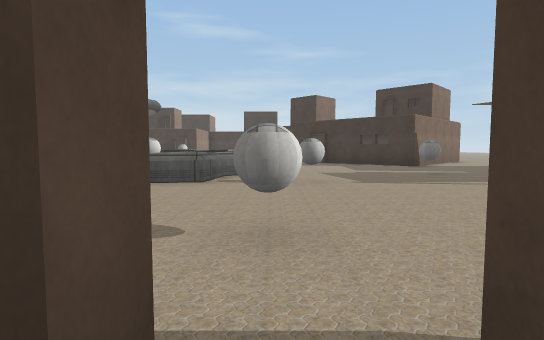
[1] (above)

22 first-person views from a walk through a scene from a Unity 3-D project. The camera is 1.3 m above the floor, tilts 4° down and sees 80° across. The floor is counted in squares, 2 m on a side. Each view is taken from the middle of a square. On the plan, view 1 faces up. The plan holds only what a view shows up to about 10 squares ahead; the rest is blank. The place goes on beyond the plan. Some animated figures are left out. Some surface patterns are stand-ins.

[2]
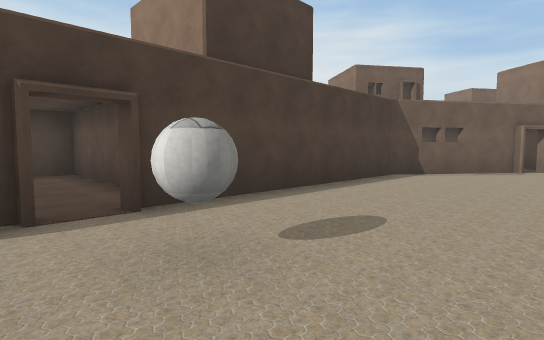

[3]
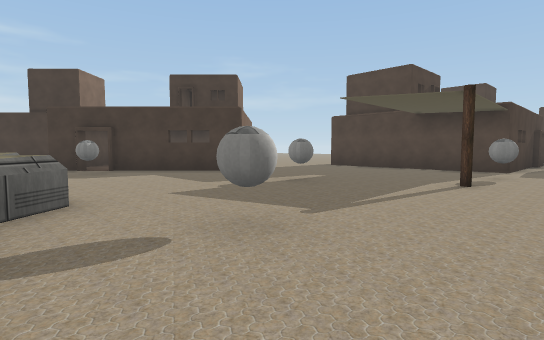

[4]
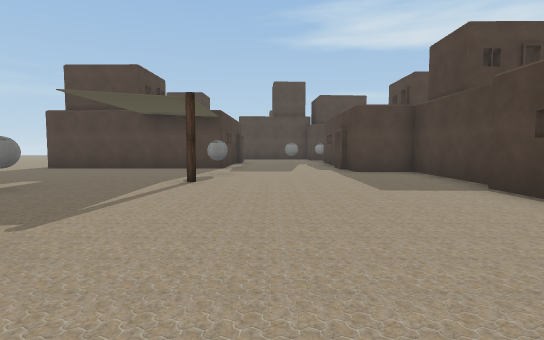

[5]
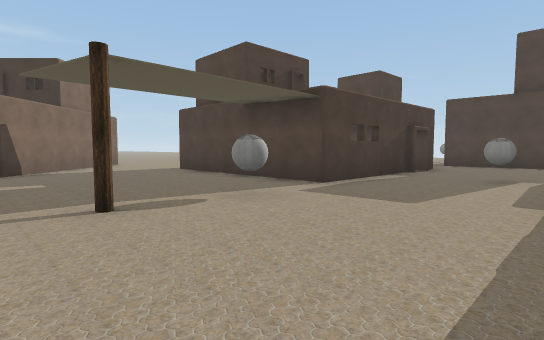

[6]
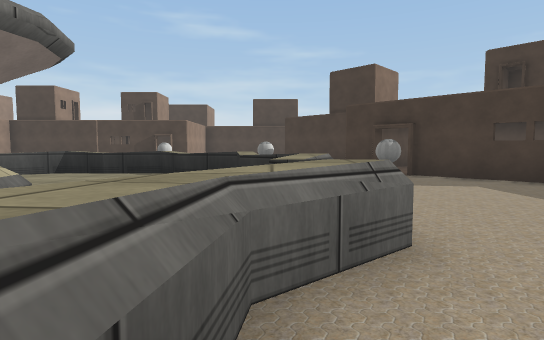

[7]
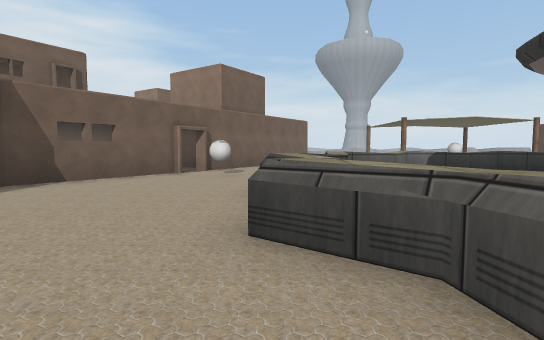

[8]
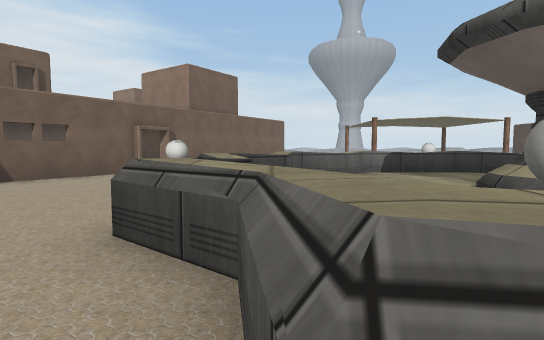

[9]
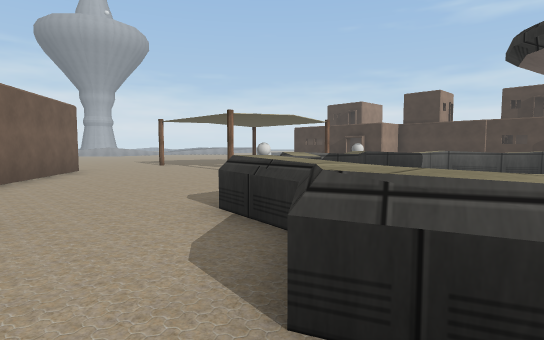

[10]
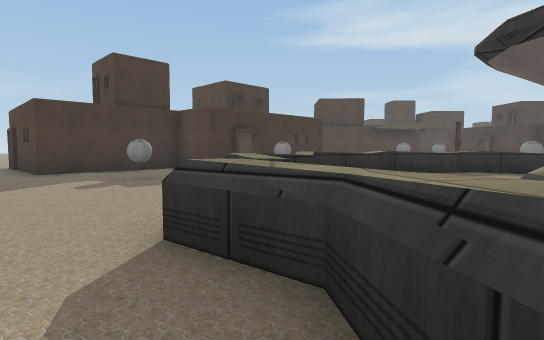

[11]
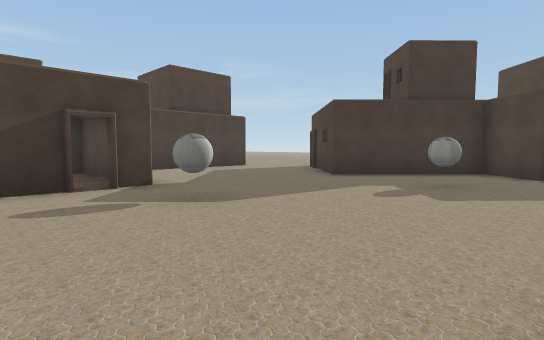

[12]
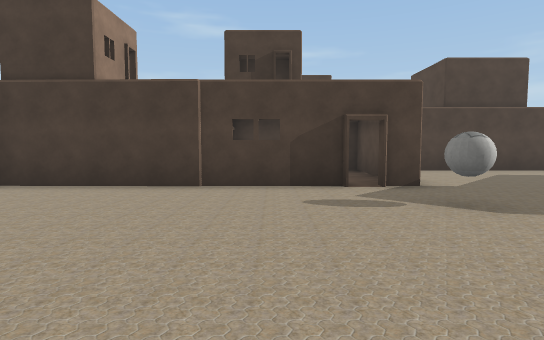

[13]
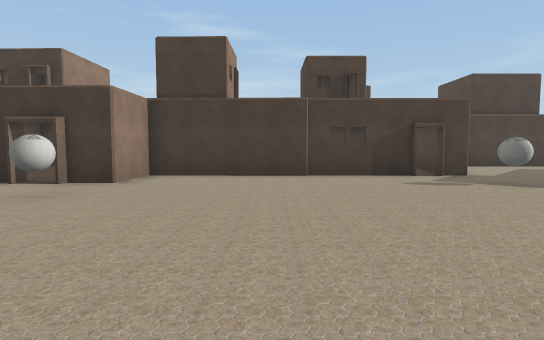

[14]
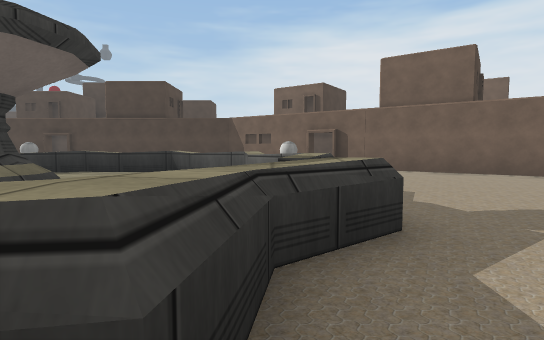

[15]
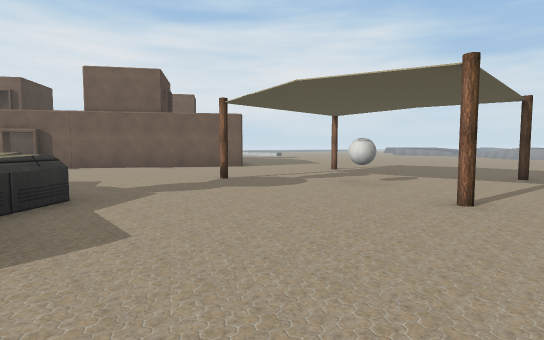

[16]
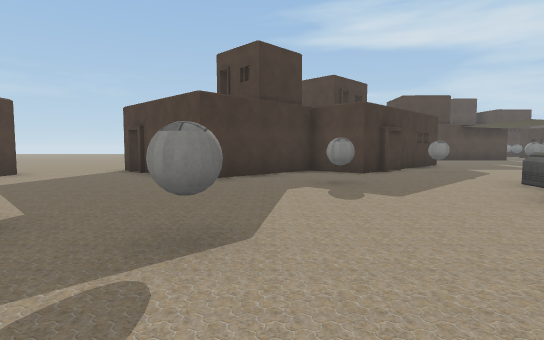

[17]
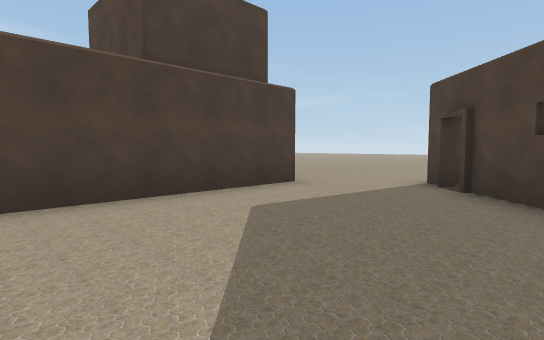

[18]
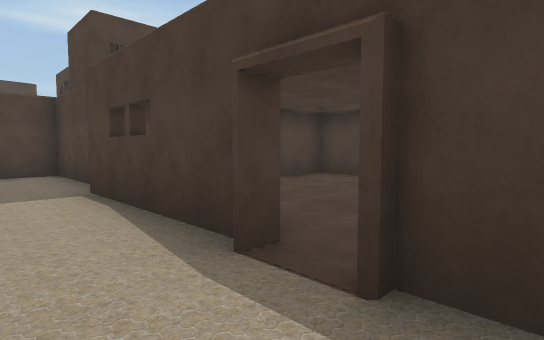

[19]
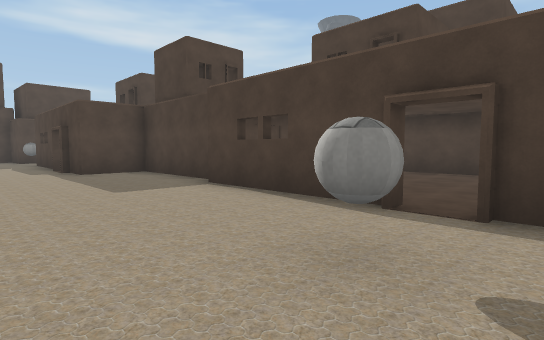

[20]
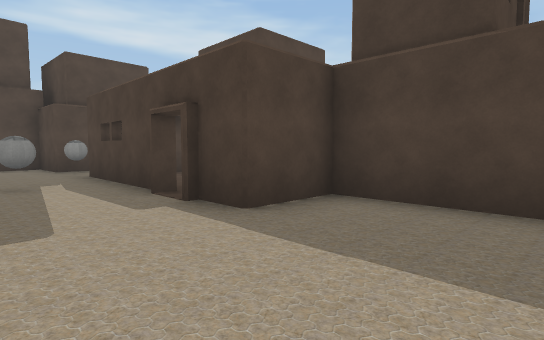

[21]
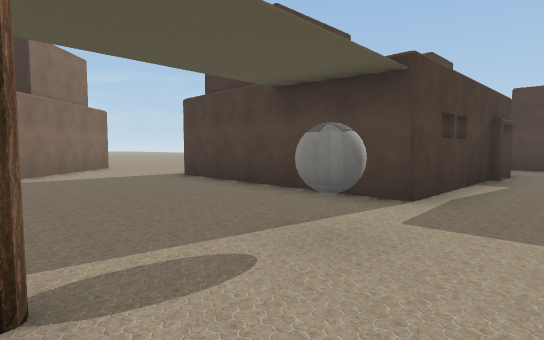

[22]
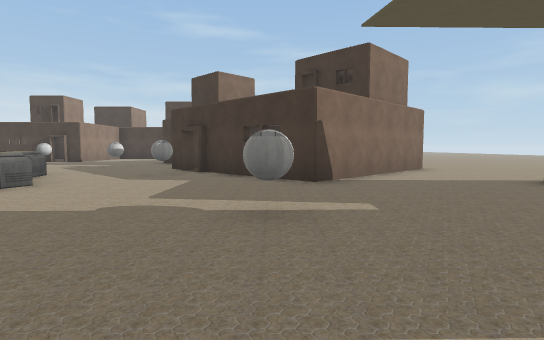

### Floor plan
Key: @ floor where view 1 was taken; # wall or solid block; . main floor; : floor 0.25 m higher than the main floor; = window, fence, low wall or low ledge; ^ raised ledge; B ball.
Columns run from 12 left of view 1 to 14 right of it. Each row starts with its distance up from view 1.
 25                ..
 24               ....
 23        #######....
 22        #..........
 21        #......##
 20 ########.....#
 19 #...  ##....##
 18 #......B....##
 17 ............ #
 16 B..........B.#
 15 .............##     #...
 14 .............###   ##...
 13 ......^^^^...BB#  ##....
 12 ....^^::: ^^...####....
 11 ....^  ::  =....##...#
 10 ...^^: ##  ^=........#
  9 ....^::## :^.........#
  8 ...^^::  B:^....B....#
  7 ....^  ::::^.........#
  6 ....=^^::^^..B...#...##   #
  5 #.....^^^#.........B..###..
  4 ##..B......................
  3  ##....................B...
  2  ####.......B.........####B
  1     ##..............# .. #
  0      #######@########    #
 -1            #....#
 -2            #....#
 -3            #....#
 -4            #....#
 -5            ######

Where each view was taken, in squares from view 1:
view 1: 0 up, 0 right, facing up
view 2: 4 up, 1 right, facing down-left
view 3: 4 up, 1 left, facing up-right
view 4: 4 up, 1 left, facing right
view 5: 2 up, 4 right, facing up-right
view 6: 6 up, 1 left, facing up
view 7: 5 up, 1 left, facing left
view 8: 6 up, 1 left, facing left
view 9: 4 up, 5 left, facing up-left
view 10: 13 up, 8 left, facing right
view 11: 14 up, 7 left, facing up-right
view 12: 14 up, 7 left, facing up
view 13: 12 up, 9 left, facing up
view 14: 13 up, 8 left, facing down
view 15: 15 up, 8 left, facing down-left
view 16: 17 up, 7 left, facing right
view 17: 19 up, 4 left, facing up-right
view 18: 2 up, 1 left, facing down-right
view 19: 4 up, 1 left, facing down-right
view 20: 4 up, 5 right, facing down-right
view 21: 4 up, 5 right, facing up-right
view 22: 5 up, 4 right, facing up
